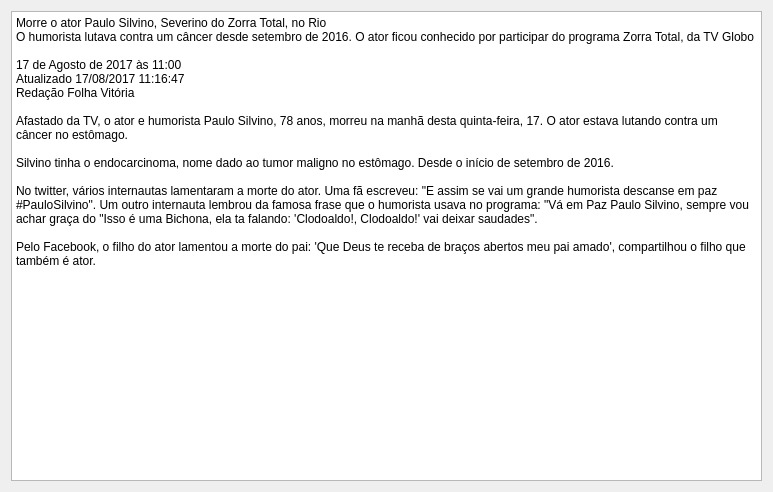
<?xml version="1.0" encoding="UTF-8"?>
<ui version="4.0">
 <class>Sobre</class>
 <widget class="QWidget" name="Sobre">
  <property name="geometry">
   <rect>
    <x>0</x>
    <y>0</y>
    <width>773</width>
    <height>492</height>
   </rect>
  </property>
  <property name="windowTitle">
   <string>Form</string>
  </property>
  <layout class="QGridLayout" name="gridLayout">
   <item row="0" column="0">
    <widget class="QPlainTextEdit" name="plainTextEdit">
     <property name="font">
      <font>
       <pointsize>9</pointsize>
       <weight>50</weight>
       <bold>false</bold>
       <strikeout>false</strikeout>
      </font>
     </property>
     <property name="documentTitle">
      <string/>
     </property>
     <property name="readOnly">
      <bool>true</bool>
     </property>
     <property name="plainText">
      <string>Morre o ator Paulo Silvino, Severino do Zorra Total, no Rio
O humorista lutava contra um câncer desde setembro de 2016. O ator ficou conhecido por participar do programa Zorra Total, da TV Globo

17 de Agosto de 2017 às 11:00
Atualizado 17/08/2017 11:16:47
Redação Folha Vitória

Afastado da TV, o ator e humorista Paulo Silvino, 78 anos, morreu na manhã desta quinta-feira, 17. O ator estava lutando contra um câncer no estômago. 

Silvino tinha o endocarcinoma, nome dado ao tumor maligno no estômago. Desde o início de setembro de 2016.

No twitter, vários internautas lamentaram a morte do ator. Uma fã escreveu: &quot;E assim se vai um grande humorista descanse em paz #PauloSilvino&quot;. Um outro internauta lembrou da famosa frase que o humorista usava no programa: &quot;Vá em Paz Paulo Silvino, sempre vou achar graça do &quot;Isso é uma Bichona, ela ta falando: 'Clodoaldo!, Clodoaldo!' vai deixar saudades&quot;.

Pelo Facebook, o filho do ator lamentou a morte do pai: 'Que Deus te receba de braços abertos meu pai amado', compartilhou o filho que também é ator.</string>
     </property>
    </widget>
   </item>
  </layout>
 </widget>
 <resources/>
 <connections/>
</ui>
